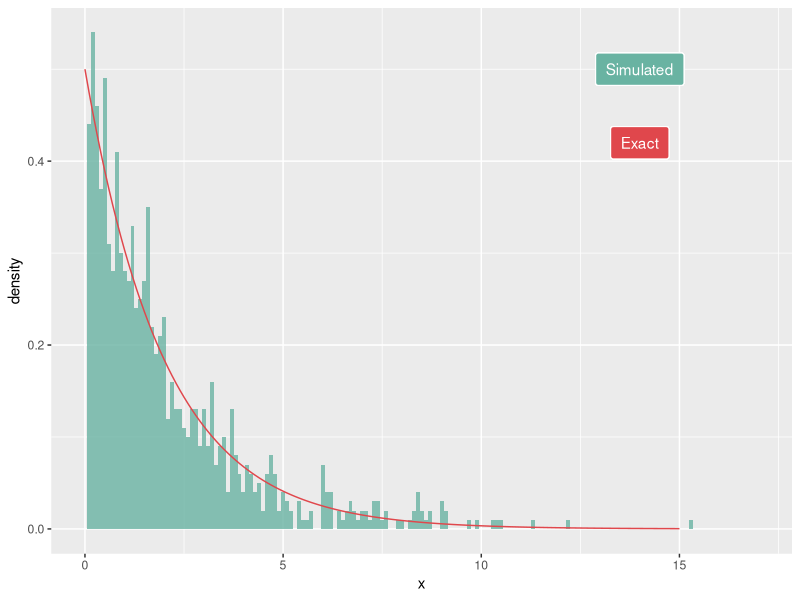
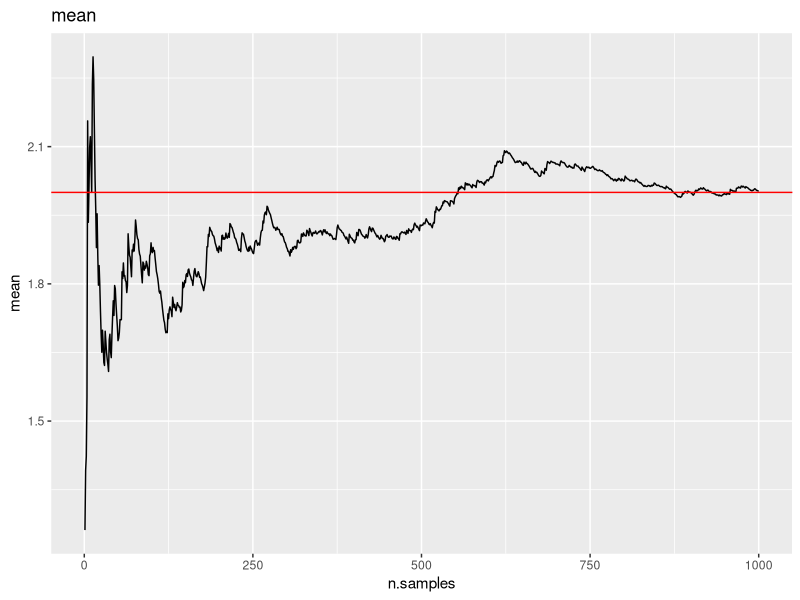
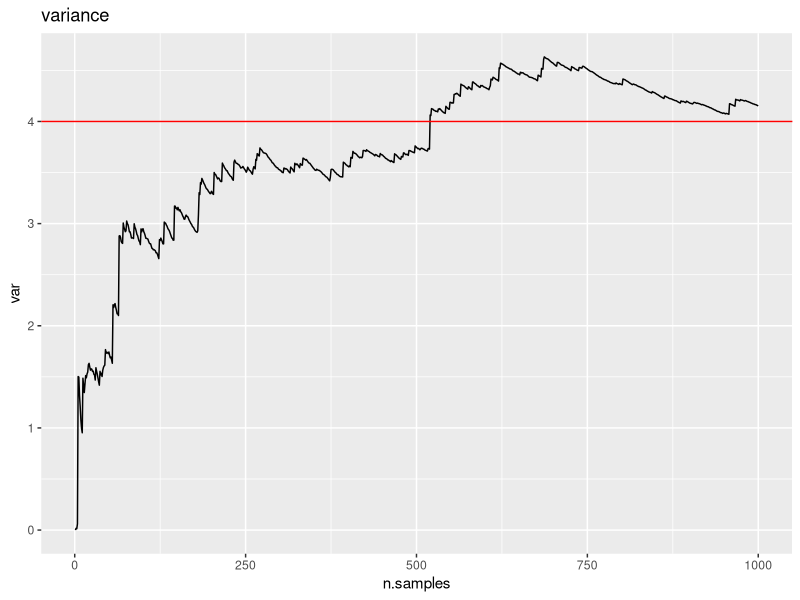
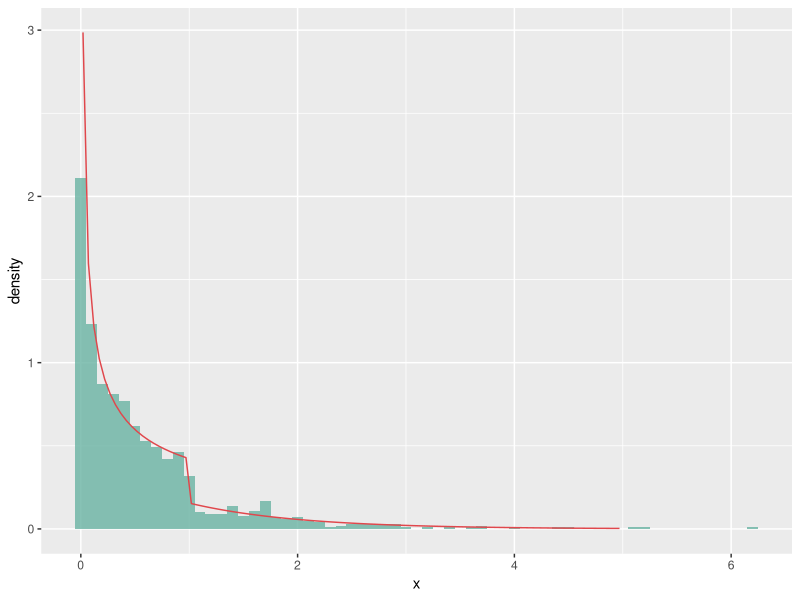
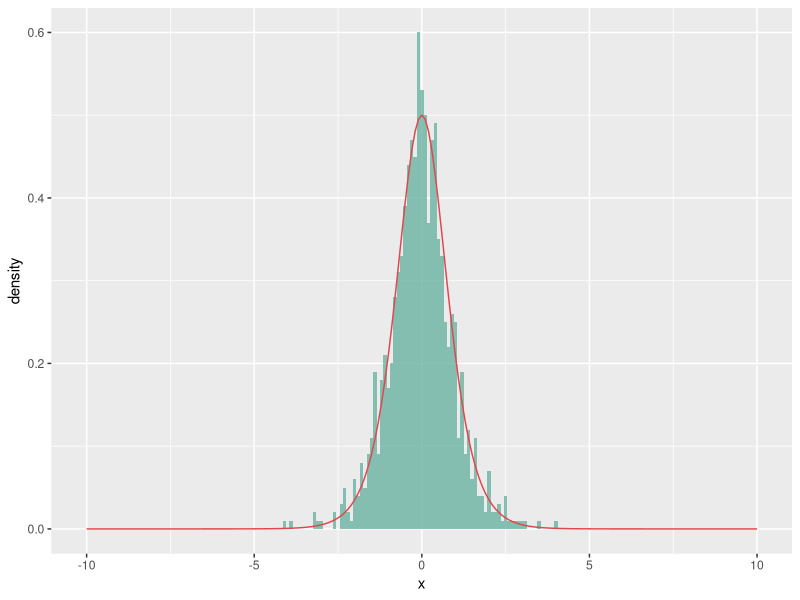
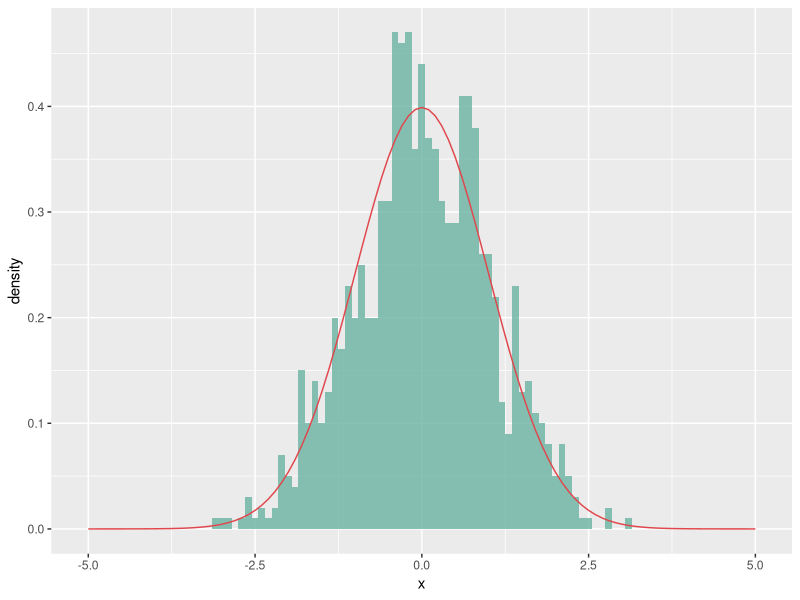
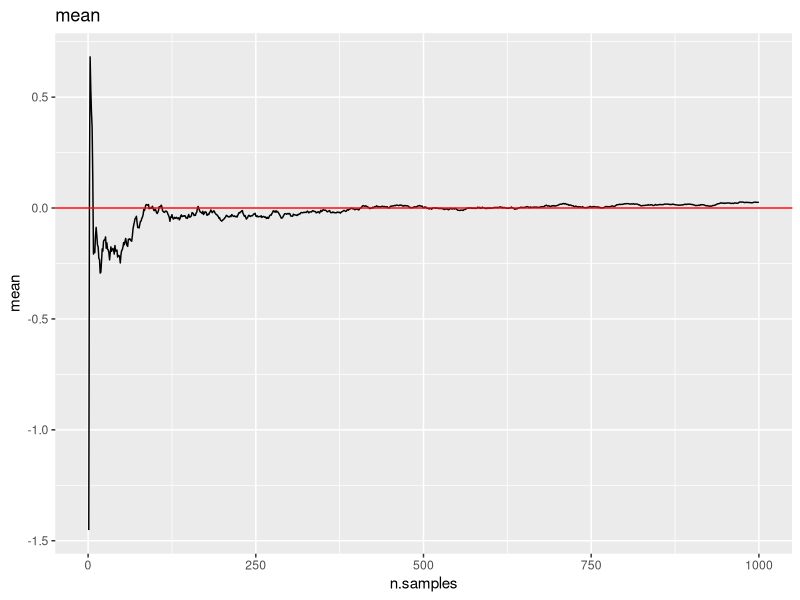
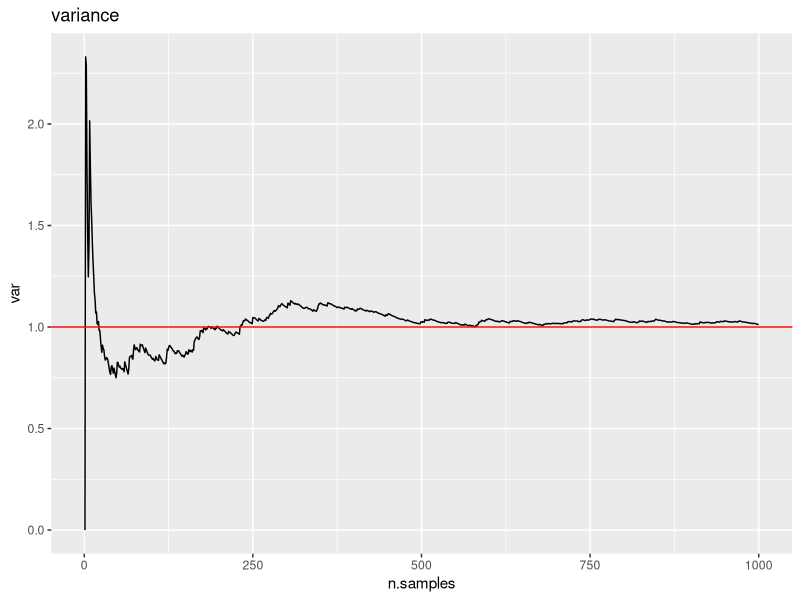

Write the R code that produced these figures, in order.
## ---- chunk 1
knitr::opts_chunk$set(echo = TRUE, fig.width = 5, fig.height = 4, fig.align = "center")
library(tidyverse)
## ---- chunk 2
sim.exp <- function(rate, n){
  # Vector of n uniform values
  u <- runif(n, 0, 1)
  # Note that (1-U) ~ U, so we can use u instead of 1-u in the returned value.
  -1/rate * log(u)
}
## ---- chunk 3
rate <- 0.5
n <- 1000
sim <- data.frame(x = sim.exp(rate, n))
x = seq(from = 0, to = 15, by = 0.1)
exact <- data.frame(x = x, y = rate*exp(-rate*x))

ggplot(sim) + 
  geom_histogram(aes(x = x, y = ..density..),
                 alpha = 0.8, fill = "#69b3a2", binwidth = 0.1) + 
  geom_line(data = exact , aes(x = x, y = y), color = "#e0474c")  +
  geom_label(
    label="Simulated", 
    x=14,
    y=0.5,
    label.padding = unit(0.55, "lines"), # Rectangle size around label
    label.size = 0.35,
    color = "white",
    fill= "#69b3a2"
  ) +
  geom_label(
    label="Exact", 
    x=14,
    y=0.42,
    label.padding = unit(0.55, "lines"), # Rectangle size around label
    label.size = 0.35,
    color = "white",
    fill = "#e0474c"
  ) +
  xlim(0,17)
## ---- chunk 4
# Calculate the cumulative mean
data.frame(n.samples = 1:n,
           mean = cumsum(sim$x)/(1:n)) %>%
  ggplot() + geom_line(aes(n.samples, mean)) +
  geom_hline(yintercept = 1/rate, color = "red") +
  ggtitle("mean")
  
# Calculate the cumulative variance
data.frame(n.samples = 1:n,
           mean = cumsum(sim$x)/(1:n),
           mean2 = cumsum(sim$x^2)/(1:n)) %>%
  mutate(var = mean2-mean^2) %>%
  ggplot() + geom_line(aes(n.samples, var)) +
  geom_hline(yintercept = 1/rate^2, color = "red") +
  ggtitle("variance")
## ---- chunk 5
sim.g <- function(alpha, n){
  # Normalizing constant
  c <- (1/alpha + exp(-1))^-1
  # Vector of n uniform values
  u <- runif(n, 0, 1)
  
  (alpha/c * u)^(1/alpha) * (u < c/alpha) - log((1-u)/c) * (c/alpha <= u)
}
## ---- chunk 6
# Implemented for testing purposes

g <- function(alpha, x){
  # Normalizing constant
  c <- (1/alpha + exp(-1))^-1
  c*x^(alpha-1) * (0<x)*(x<1) + c*exp(-x) *(x>=1)
} 

G <- function(alpha, x){
  # Normalizing constant
  c <- (1/alpha + exp(-1))^-1
  c/alpha*x^alpha * (0<x)*(x<1) + (1 - c*exp(-x)) *(x>=1)
} 

G.inv <- function(alpha, u){
  # Normalizing constant
  c <- (1/alpha + exp(-1))^-1
  
  (alpha/c * u)^(1/alpha) * (u < c/alpha) - log((1-u)/c) * (u >= c/alpha)
}
## ---- chunk 7
alpha <- 0.5
n <- 1000
sim <- data.frame(x = sim.g(alpha, n))
x = seq(from = 0.02, to = 5, by = 0.05)
exact <- data.frame(x = x, y = g(alpha, x))

ggplot(sim) + 
  geom_histogram(aes(x = x, y = ..density..),
                 alpha = 0.8, fill = "#69b3a2", binwidth = 0.1) + 
  geom_line(data = exact , aes(x = x, y = y), color = "#e0474c")
## ---- chunk 8
alpha <- 0.5
c <- (1/alpha + exp(-1))^-1

# 10000 realizations from simulation
sim <- sim.g(alpha, 10000)

# Theoretical mean and variance
mean.g <- c/(alpha+1) + 2*c/exp(1)
var.g <- c/(alpha+2) + 5*c/exp(1) - mean.g^2

# Estimated mean
mean.est <- mean(sim)
var.est <- var(sim)

# Comparing means
c(mean.g, mean.est)

# Comparing variance
c(var.g, var.est)
## ---- chunk 9
sim.sigm <- function(alpha, n){
  u <- runif(n,0,1)
  1/alpha * log(u/(1-u))
}
## ---- chunk 10
alpha <- 2
n <- 1000
sim <- data.frame(x = sim.sigm(alpha, n))
x = seq(from = -10, to = 10, by = 0.1)
exact <- data.frame(x = x, y = alpha*exp(alpha*x)/(1 + exp(alpha*x))^2)

ggplot(sim) + 
  geom_histogram(aes(x = x, y = ..density..),
                 alpha = 0.8, fill = "#69b3a2", binwidth = 0.1) + 
  geom_line(data = exact , aes(x = x, y = y), color = "#e0474c")  
## ---- chunk 11
box.mul <- function(n){
  odd <-  FALSE
  if(n %% 2 != 0){
    odd <-  TRUE
    n <- n + 1
  }
  
  x1 <- 2*pi * runif(n/2, 0, 1)
  x2 <- sim.exp(0.5, n/2)
  
  y1 <- sqrt(x2)*cos(x1)
  y2 <- sqrt(x2)*sin(x1)
  
  concat <- c(y1,y2)
  if(odd){
    return(head(concat, -1))
  }
  else{
    return(concat)
  }
}
## ---- chunk 12
n <- 1000
sim.box.mul <- data.frame(x = box.mul(n))
x = seq(from = -5, to = 5, by = 0.1)
exact <- data.frame(x = x, y = 1/sqrt(2*pi)*exp(-1/2*x^2))

ggplot(sim.box.mul) + 
  geom_histogram(aes(x = x, y = ..density..),
                 alpha = 0.8, fill = "#69b3a2", binwidth = 0.1) + 
  geom_line(data = exact , aes(x = x, y = y), color = "#e0474c")  
## ---- chunk 13
# mean
data.frame(n.samples = 1:n,
           mean = cumsum(sim.box.mul$x)/(1:n)) %>%
  ggplot() + geom_line(aes(n.samples, mean)) +
  geom_hline(yintercept = 0, color = "red") +
  ggtitle("mean")
  
# variance
data.frame(n.samples = 1:n,
           mean = cumsum(sim.box.mul$x)/(1:n),
           mean2 = cumsum(sim.box.mul$x^2)/(1:n)) %>%
  mutate(var = mean2-mean^2) %>%
  ggplot() + geom_line(aes(n.samples, var)) +
  geom_hline(yintercept = 1, color = "red") +
  ggtitle("variance")
## ---- chunk 14
sim.mvnorm <- function(mu, Sigma, n){
  # Returns n realizations from a d-variate normal distribution
  d <- length(mu)
  
  # Get n d-variate standard normal realizations using the Box-Muller algorithm
  x <- array(box.mul(n*d), dim=c(d,n))
  
  # Cholesky decomposition of Sigma
  A <- t(chol(Sigma)) # Transposes to get a lower triangular matrix
  
  mu + A %*% x
}
## ---- chunk 15
# Bivariate example
mu <- c(1,2)
Sigma <- matrix(c(1, -.7, -.7, 2), 2)

# Simulate 10000 realizations
y <- sim.mvnorm(mu, Sigma, 10000)

# Plot first 500 points
plot(y[1,1:500], y[2,1:500], main="Bivariate normal distribution", xlab="x", ylab="y", pch=16)
## ---- chunk 16
# Estimate mean
mu.est <- rowMeans(y)
mu.est

# Estimate covariance matrix
Sigma.est <- cov(t(y))
Sigma.est
## ---- chunk 17
rou.gamma <- function(n, alpha){
  a <-  sqrt(alpha - 1)
  b.minus <- 0
  b.plus <- sqrt(alpha + 1)
  
  count <-  0
  tries <- 0
  result <- rep(0,n)
  
  while(count < n){
    x1 <- a*runif(1, 0, 1)
    x2 <- b.minus + b.plus*runif(1, 0, 1) 
  
    if(log(x1) <= 0.5*((alpha - 1)*log(x2/x1) - x2/x1)){
      result[count + 1] = x2/x1
      count <- count + 1
    }
    tries = tries + 1
  }
  return(list("sim" = result, "tries" = tries))
}
## ---- chunk 18
n <- 10000
alpha <-  2

sim.gamma <- rou.gamma(n, alpha)
x = seq(from = 0.1, to = 12, by = 0.1)
exact <- data.frame(x = x, y = 1/gamma(alpha) * x^(alpha - 1) * exp(-x))

ggplot(data.frame(x = sim.gamma$sim)) + 
  geom_histogram(aes(x = x, y = ..density..),
                 alpha = 0.8, fill = "#69b3a2", binwidth = 0.1) + 
  geom_line(data = exact , aes(x = x, y = y), color = "#e0474c")
sim.gamma$tries

## ---- chunk 19
library(pracma)
n <- 1000
alpha.vec <- seq(1.01, 2000, length.out = 10)
tries.vec <- rep(0, 10)
for(i in 1:length(alpha.vec)){
  alpha <- alpha.vec[i]
  sim.gamma <- rou.gamma(n, alpha)
  tries.vec[i] = sim.gamma$tries
}

plot(alpha.vec, tries.vec, pch = 16)
abline(h = 3, col="blue")
## ---- chunk 20
sim.gamma <- function(n, alpha, beta){
  d <- alpha - 1/3
  c <- 1/sqrt(9*d)
  count <- 0
  result <- rep(0, n)
  while(count < n){
    z <- box.mul(1)
    u <- runif(1, 0, 1)
    v <- (1 + c*z)^3
    if(z > -1/c && log(u) < 0.5*z^2 + d - d*V + d*log(V)){
      result[count + 1] = d*v
      count <- count + 1
    }
  }
  return(1/beta * result)
}
## ---- chunk 21
n <- 100000
x <- box.mul(n)
h <- (x > 4)
theta.hat <- 1/n * sum(h)
theta.hat
pnorm(4, lower.tail = FALSE)
## ---- chunk 22
sigma.hat <- sqrt(1/(n*(n-1)) * sum((h - theta.hat)^2)) 
lower <- theta.hat - qt(0.975, n - 1)*sigma.hat
upper <- theta.hat + qt(0.975, n - 1)*sigma.hat

c(lower, upper)
## ---- chunk 23
inv.samp <- function(n){
  u <- runif(n, 0, 1)
  x <- sqrt(16 - 2*log(1 - u))
  return(x)
}

sim <- inv.samp(2000)
x = seq(from = 4, to = 9, by = 0.1)
exact <- data.frame(x = x, y = exp(8)*x*exp(-x^2/2))

ggplot(data.frame(x = sim)) + 
  geom_histogram(aes(x = x, y = ..density..),
                 alpha = 0.8, fill = "#69b3a2", binwidth = 0.03) + 
  geom_line(data = exact , aes(x = x, y = y), color = "#e0474c")
